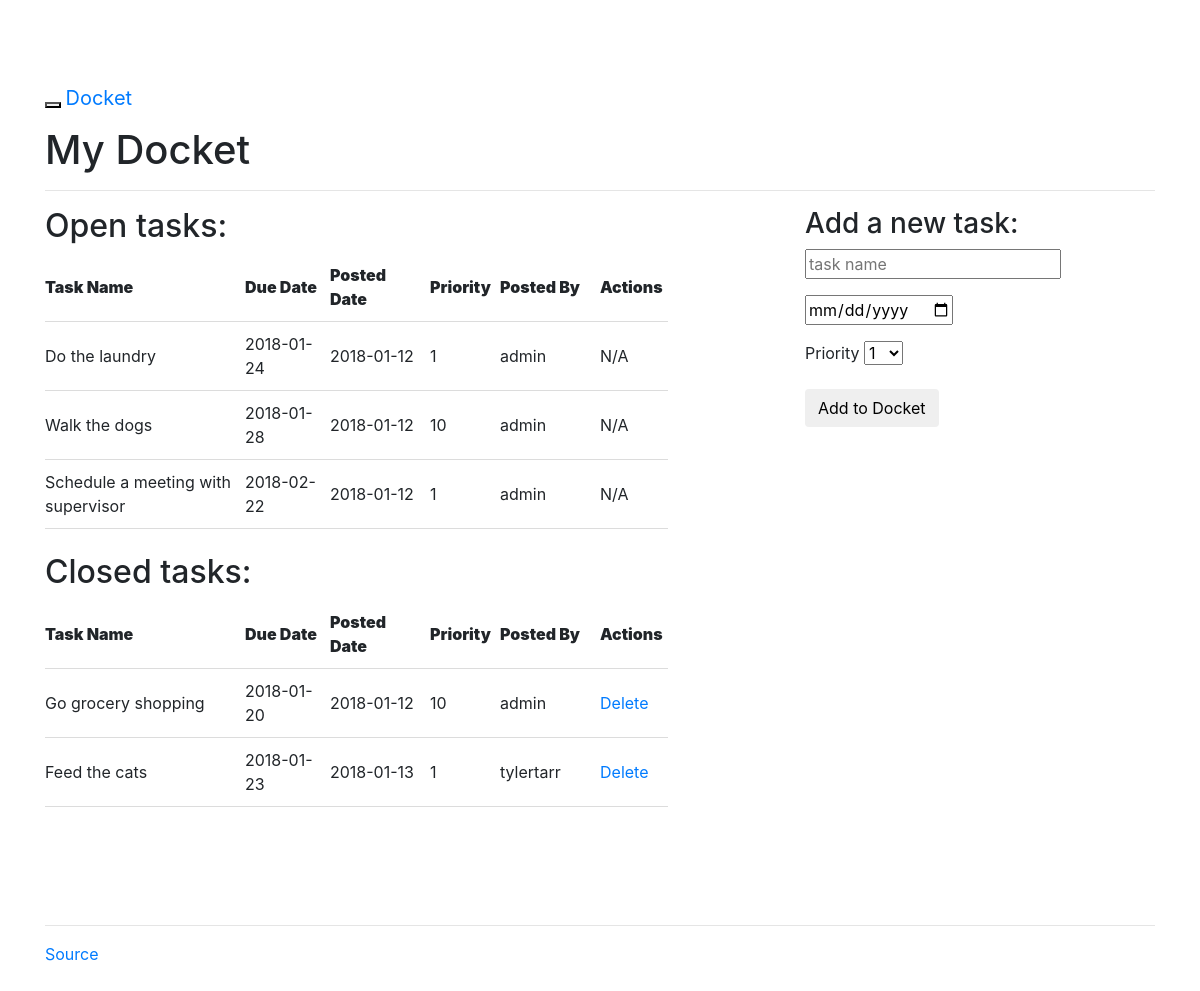
/tasks/ (signed in), run on the app's committed database.
### project/models.py (models this page shows, shortened)
class Task(db.Model):
    __tablename__ = "tasks"
    task_id = db.Column(db.Integer, primary_key=True)
    name = db.Column(db.String, nullable=False)
    due_date = db.Column(db.Date, nullable=False)
    priority = db.Column(db.Integer, nullable=False)
    status = db.Column(db.Integer)
    user_id = db.Column(db.Integer, db.ForeignKey('users.id'))
    posted_date = db.Column(db.Date, default=datetime.datetime.utcnow())

class User(db.Model):
    __tablename__ = "users"
    id = db.Column(db.Integer, primary_key=True)
    name = db.Column(db.String, unique=True, nullable=False)
    email = db.Column(db.String, unique=True, nullable=False)
    password = db.Column(db.String, nullable=False)
    tasks = db.relationship('Task', backref='poster')
    role = db.Column(db.String, default='user')

### project/tasks/views.py (the view)
@tasks_blueprint.route("/tasks/", methods = ['GET', 'POST'])
@login_required
def tasks():
    return render_template(
            'tasks.html',
            form=AddTaskForm(request.form),
            open_tasks=open_tasks(),
            closed_tasks=closed_tasks(),
            username=session['name']
            )

### project/tasks/forms.py
class AddTaskForm(Form):
    task_id = IntegerField()
    name = StringField('Task Name', validators=[DataRequired()])
    due_date = DateField('Due Date (mm/dd/yyyy)', \
            validators=[DataRequired()], format='%m/%d/%Y')
    priority = SelectField(
            'Priority',
            validators=[DataRequired()],
            choices=[('1', '1'), ('2', '2'), ('3', '3'),
                ('4', '4'), ('5', '5'), ('6', '6'), ('7', '7'),
                ('8', '8'), ('9', '9'), ('10', '10')
            ]
    )
    status = IntegerField('Status')

### project/tasks/views.py (called while the page is built)
def login_required(test):
    @wraps(test)
    def wrap(*args, **kwargs):
        if 'logged_in' in session:
            return test(*args, **kwargs)
        else:
            flash('You need to log in first.')
            return redirect(url_for('users.login'))
    return wrap

def open_tasks():
    return db.session.query(Task).filter_by(
            status='1').order_by(Task.due_date.asc())

def closed_tasks():
    return db.session.query(Task).filter_by(
            status='0').order_by(Task.due_date.asc())

### project/templates/tasks.html (shortened to what this page needs)
{% extends "_base.html" %}
{% block content %}
<h1>My Docket</h1>
<hr>
<div class="row">
  <div class="col-md-8">
    <div class="entries">
      <h2>Open tasks:</h2>
      <div class="datagrid">
        <table>
          <thead>
            <tr class="bordered">
              <th width="200px"><strong>Task Name</strong></th>
              <th width="85px"><strong>Due Date</strong></th>
              <th width="100px"><strong>Posted Date</strong></th>
              <th width="70px"><strong>Priority</strong></th>
              <th width="100px"><strong>Posted By</strong></th>
              <th><strong>Actions</strong></th>
            </tr>
          </thead>
          {% for task in open_tasks %}
            <tr class="bordered">
              <td width="200px">{{ task.name }}</td>
              <td width="85px">{{ task.due_date }}</td>
              <td width="100px">{{ task.posted_date }}</td>
              <td width="70px">{{ task.priority }}</td>
              <td width="100px">{{ task.poster.name }}</td>
              <td>
                {% if (task.poster.name == session.name or
                  session.role == 'admin') %}
                  <a href="{{ url_for('tasks.delete_entry', task_id = task.task_id) }}">Delete</a>  -
                  <a href="{{ url_for('tasks.complete', task_id = task.task_id) }}">Mark as Complete</a>
                {% else %}
                  <span>N/A</span>
                {% endif %}
              </td>
            </tr>
          {% endfor %}
        </table>
      </div>
    </div>
    <br>
    <div class="entries">
      <h2>Closed tasks:</h2>
      <div class="datagrid">
        <table>
          <thead>
            <tr class="bordered">
              <th width="200px"><strong>Task Name</strong></th>
              <th width="85px"><strong>Due Date</strong></th>
              <th width="100px"><strong>Posted Date</strong></th>
              <th width="70px"><strong>Priority</strong></th>
              <th width="100px"><strong>Posted By</strong></th>
              <th><strong>Actions</strong></th>
            </tr>
          </thead>
          {% for task in closed_tasks %}
            <tr class="bordered">
              <td width="200px">{{ task.name }}</td>
              <td width="85px">{{ task.due_date }}</td>
              <td width="100px">{{ task.posted_date }}</td>
              <td width="70px">{{ task.priority }}</td>
              <td width="100px">{{ task.poster.name }}</td>
              <td>
                 <a href="{{ url_for('tasks.delete_entry', task_id = task.task_id) }}">Delete</a>
              </td>
            </tr>
          {% endfor %}
        </table>
      </div>
    </div>
  </div>
  <div class="col-md-4">
    <div class="add-task">
      <h3>Add a new task:</h3>
        <form action="{{ url_for('tasks.new_task') }}" method="post">
          <div class="form-group">
            {{ form.name(placeholder="task name") }}
          </div>
          <div class="form-group">
            {{ form.due_date(placeholder="due date (mm/dd/yyyy)") }}
          </div>
          <div class="form-group">
            {{ form.priority.label }}
            {{ form.priority }}
          </div>
          <div class="form-group"><input class="btn btn-default" type="submit" value="Add to Docket"></div>
        </form>
    </div>
  </div>
</div>
{% endblock %}

### project/static/css/main.css (style rules this page uses)
body { padding: 70px 0; background: #ffffff; }
tr.bordered { border-bottom: 1px solid #DCDCDC; }
th, td { padding: 10px 5px 10px 0; }

### data on the page
Task: name "Do the laundry", due_date "2018-01-24", posted_date "2018-01-12", priority "1", poster.name "admin"
Task: name "Walk the dogs", due_date "2018-01-28", posted_date "2018-01-12", priority "10", poster.name "admin"
Task: name "Schedule a meeting with supervisor", due_date "2018-02-22", posted_date "2018-01-12", priority "1", poster.name "admin"
Task: name "Go grocery shopping", due_date "2018-01-20", posted_date "2018-01-12", priority "10", poster.name "admin"
Task: name "Feed the cats", due_date "2018-01-23", posted_date "2018-01-13", priority "1", poster.name "tylertarr"
